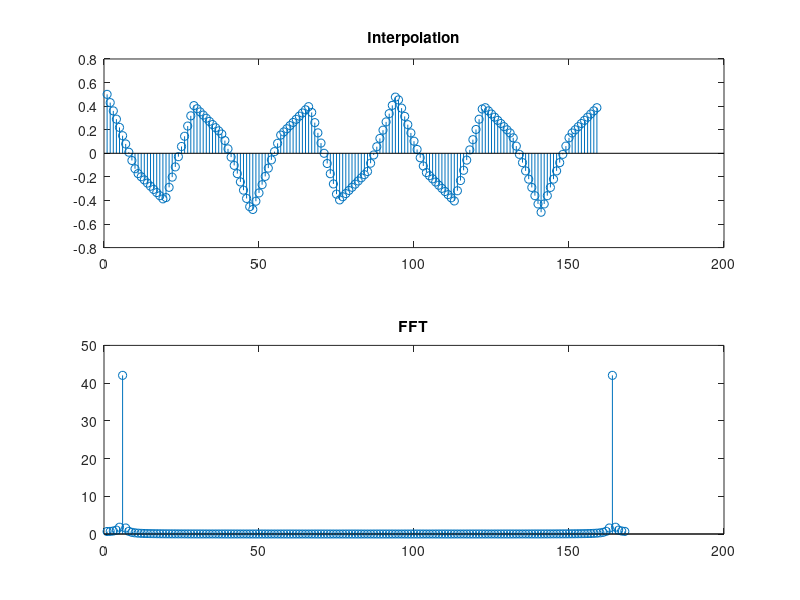

Recreate this plot in MATLAB.
%assign 2 - interpolation

Fs=1e5;
f=3e3;
n=0:1:ceil(5*Fs/f);
A=0.5;
Xs = A.*cos(2*pi*f*n*(1/Fs));
Fs1=1e4;
n1=0:1:ceil(5*Fs1/f);
Xs1 = A.*cos(2*pi*f*n1*(1/Fs1));

b1 = 1:length(n1);   % 1:length(x2) --> Fs = 1e4
b2 = 1:length(n1)/length(n):length(n1);  % 1:length(x1) --> Fs = 1e5
y = interp1(b1,Xs1,b2);
subplot(2,1,1);
stem(y);
title("Interpolation");

fft1 = fft(Xs);
subplot(2,1,2);
stem(abs(fft1));
title("FFT");

